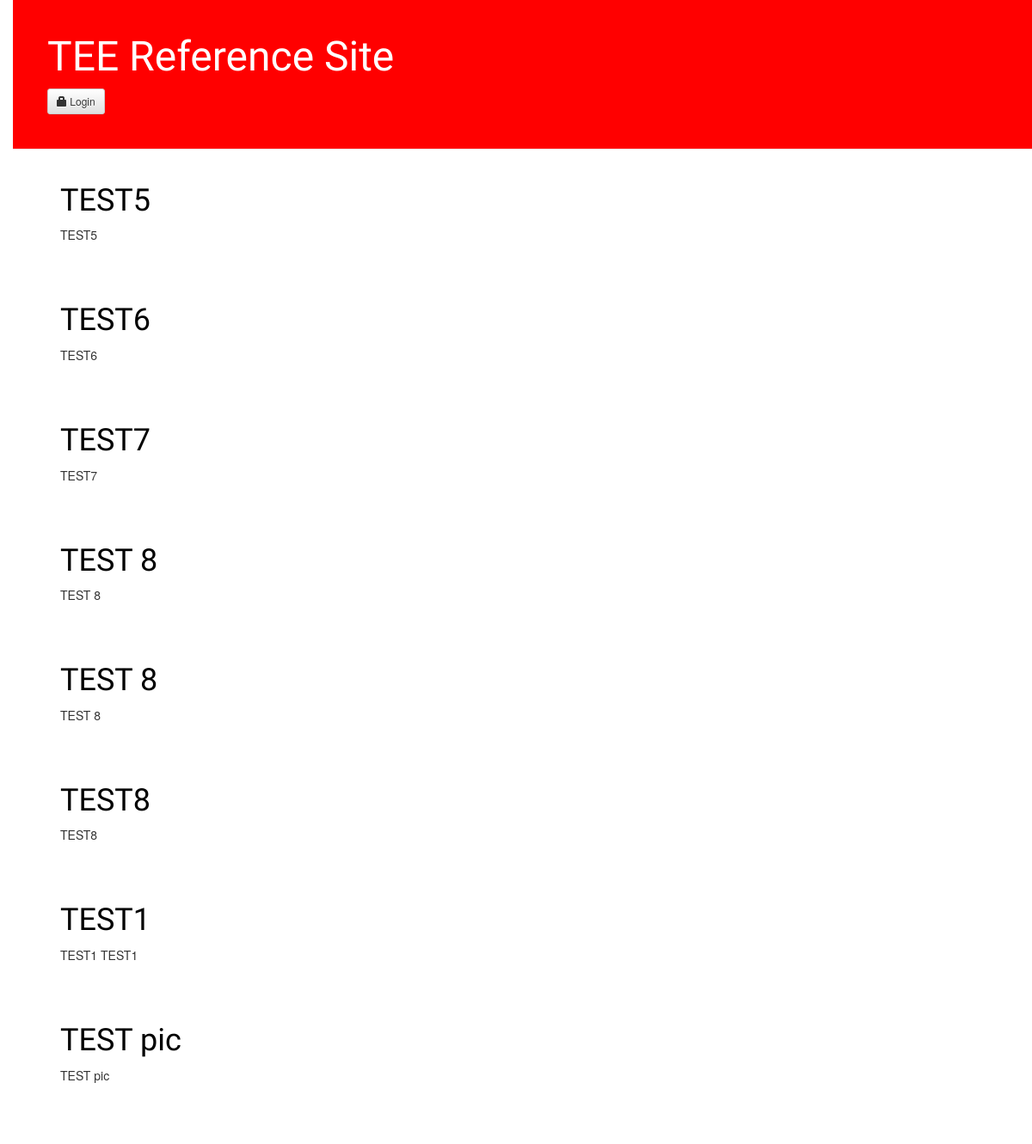
The page / on the database its author committed.
### postedit/models.py (models this page shows, shortened)
class Post(models.Model):
    author = models.ForeignKey('auth.User')
    title = models.CharField(max_length=200)
    text = models.TextField()
    created_date = models.DateTimeField(
            default=timezone.now)
    published_date = models.DateTimeField(
            blank=True, null=True)

### postedit/views.py (the view)
# urls.py: url(r'^$', views.post_list, name='post_list'),
def post_list(request):
	posts = Post.objects.filter(published_date__lte=timezone.now()).order_by('published_date')
	return render(request, 'postedit/post_list.html', {'posts':posts})

### postedit/templates/postedit/post_list.html
{% extends 'postedit/base.html' %}
{% block content %}
	{% for post in posts %}
		<div class="post">
			<h1><a href="{% url 'post_detail' pk=post.pk %}">{{ post.title }}</a></h1>
			<p>{{ post.text|linebreaks }}
		</div>
	{% endfor %}
{% endblock %}

### postedit/templates/postedit/base.html (shortened to what this page needs)
<!DOCTYPE html>
{% load staticfiles %}
<html>
	<head>
		<link rel="stylesheet" href="//maxcdn.bootstrapcdn.com/bootstrap/3.2.0/css/bootstrap.min.css">
		<link rel="stylesheet" href="//maxcdn.bootstrapcdn.com/bootstrap/3.2.0/css/bootstrap-theme.min.css">
		<link rel="stylesheet" href="{% static 'css/postedit.css' %}">
	</head>
	<body>
<body>
    <div class="page-header">
        <h1><a href="/">TEE Reference Site</a></h1>
        {% if user.is_authenticated %}
            <a href="{% url 'post_new' %}" <button type="button" class="btn btn-default btn-sm" style="float:right"><span class="glyphicon glyphicon-plus"; style=""></span> New Post </button></a>
            <a href="{% url 'post_draft_list' %}"><button type="button" class="btn btn-default btn-sm" style="float:right"><span class="glyphicon glyphicon-edit"></span> Un-published posts</button></a>
            <p class="top-menu"; style="font-size:12px;">Hello {{ user.username }}<small>(<a href="{% url 'django.contrib.auth.views.logout' %}">Log out</a>)</small></p>
        {% else %}
        <a href="{% url 'django.contrib.auth.views.login' %}" <button type="button" class="btn btn-default btn-sm"><span class="glyphicon glyphicon-lock"></span> Login </button></span></a>
        {% endif %}
    </div>
    <div class="content container">
        <div class="row">
            <div class="col-md-8">
            {% block content %}
            {% endblock %}
            </div>
        </div>
    </div>
</body>
	</body>
</html>

### postedit/static/css/postedit.css (style rules this page uses)
h1 a { color: #FF0000; font-family: 'Fjord One', serif; }
body { padding-left: 15px; }
.page-header { background-color: #FF0000; margin-top: 0; padding: 20px 20px 40px 40px; }
.page-header h1, .page-header h1 a, .page-header h1 a:visited, .page-header h1 a:active { color: #ffffff; font-size: 36pt; text-decoration: none; }
.content { margin-left: 40px; }
h1, h2, h3, h4 { font-family: 'Fjord One', serif; }
.post { margin-bottom: 70px; }
.post h1 a, .post h1 a:visited { color: #000000; }

### rows shown on the page
Post: title "TEST5", text "TEST5"
Post: title "TEST6", text "TEST6"
Post: title "TEST7", text "TEST7"
Post: title "TEST 8", text "TEST 8"
Post: title "TEST 8", text "TEST 8"
Post: title "TEST8", text "TEST8"
Post: title "TEST1", text "TEST1 TEST1"
Post: title "TEST pic", text "TEST pic"
